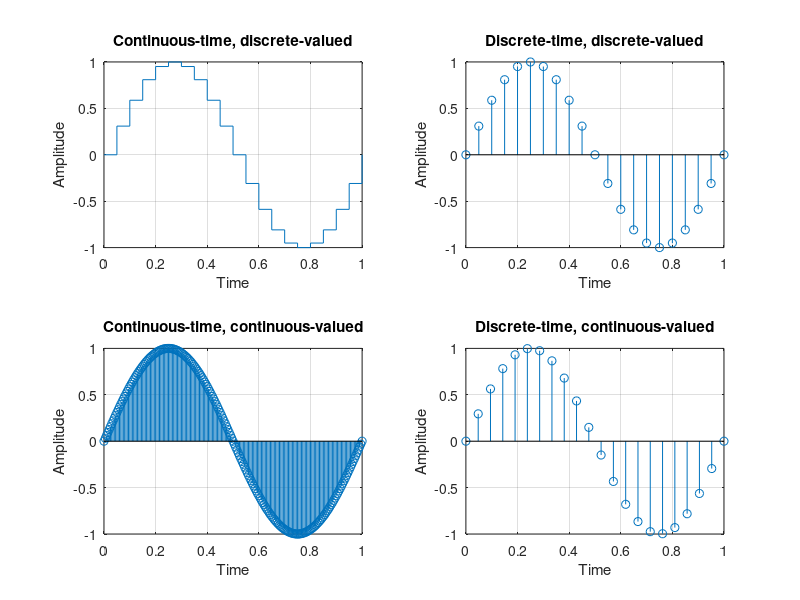

Write the MATLAB code that produced this figure.
F = 1;                    % Frecuencia
A = 1;                    % Amplitud

figure(1);

% GENERAMOS LOS VALORES DE CADA FUNCIÓN
N1 = 20;                  % Número total de muestras
t1 = [0:1/N1:1];          % Puntos en el tiempo
x1 = A*sin(2*pi*F*t1);    % Función Seno
subplot(2,2,1);
stairs(t1,x1);
title('Continuous-time, discrete-valued');
xlabel('Time'); ylabel('Amplitude');
grid on;

N2 = 20;                  % Número total de muestras
t2 = [0:1/N2:1];          % Puntos en el tiempo
x2 = A*sin(2*pi*F*t2);    % Función Seno
subplot(2,2,2);
stem(t2,x2);
title('Discrete-time, discrete-valued');
xlabel('Time'); ylabel('Amplitude');
grid on;

N3 = 200;                 % Número total de muestras
t3 = [0:1/N3:1];          % Puntos en el tiempo
x3 = A*sin(2*pi*F*t3);    % Función Seno
subplot(2,2,3);
stem(t3,x3);
title('Continuous-time, continuous-valued');
xlabel('Time'); ylabel('Amplitude');
grid on;

N4 = 21;                  % Número total de muestras
t4 = [0:1/N4:1];          % Puntos en el tiempo
x4 = A*sin(2*pi*F*t4);    % Función Seno
subplot(2,2,4);
stem(t4,x4);
title('Discrete-time, continuous-valued');
xlabel('Time'); ylabel('Amplitude');
grid on;

